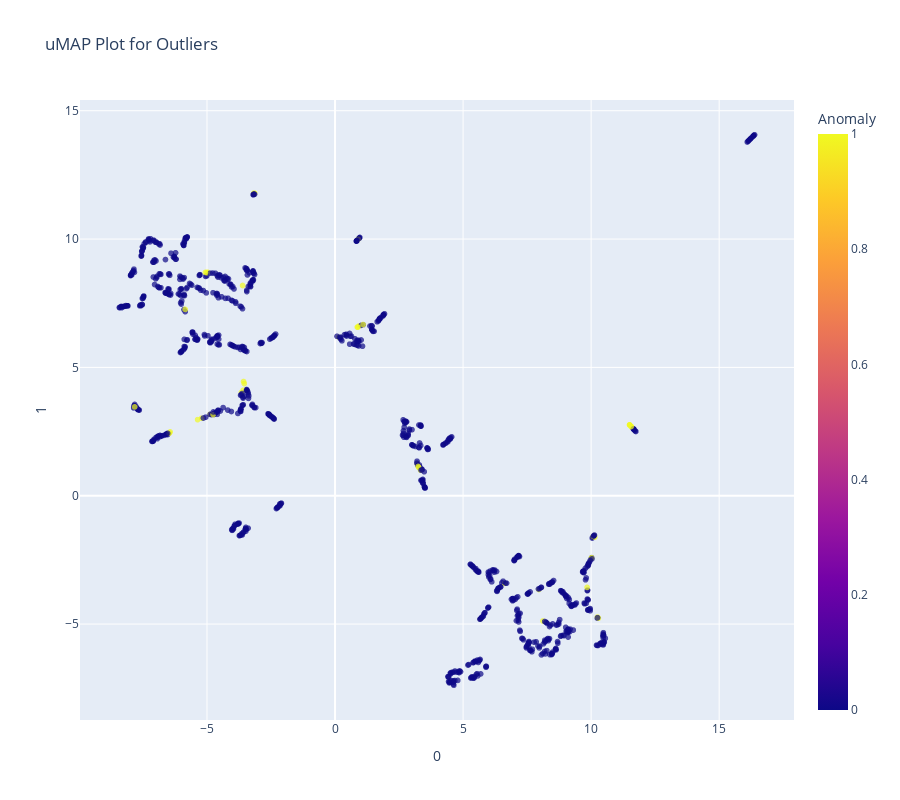

Notebook code cell kept with this figure:
### Code cell
plot_model(iforest, plot = 'umap')

### Figure 1 — Plotly figure (JSON) as saved in the notebook; plotly's stock layout.template omitted (floating-point values rounded to 4 significant figures; data arrays with more than 128 entries replaced by an {"elided": "..."} marker saying what was removed)
{"data": [{"customdata": {"elided": "1026x1 str values"}, "hovertemplate": "0=%{x}<br>1=%{y}<br>Feature=%{customdata[0]}<br>Anomaly=%{marker.color}<extra></extra>", "legendgroup": "", "marker": {"color": {"elided": "1026 int values"}, "coloraxis": "coloraxis", "opacity": 0.7, "symbol": "circle"}, "mode": "markers", "name": "", "showlegend": false, "type": "scattergl", "x": {"elided": "1026 float values"}, "xaxis": "x", "y": {"elided": "1026 float values"}, "yaxis": "y"}], "layout": {"coloraxis": {"colorbar": {"title": {"text": "Anomaly"}}, "colorscale": [[0, "#0d0887"], [0.1111, "#46039f"], [0.2222, "#7201a8"], [0.3333, "#9c179e"], [0.4444, "#bd3786"], [0.5556, "#d8576b"], [0.6667, "#ed7953"], [0.7778, "#fb9f3a"], [0.8889, "#fdca26"], [1, "#f0f921"]]}, "height": 800, "legend": {"tracegroupgap": 0}, "title": {"text": "uMAP Plot for Outliers"}, "width": 900, "xaxis": {"anchor": "y", "domain": [0, 1], "title": {"text": "0"}}, "yaxis": {"anchor": "x", "domain": [0, 1], "title": {"text": "1"}}}}
